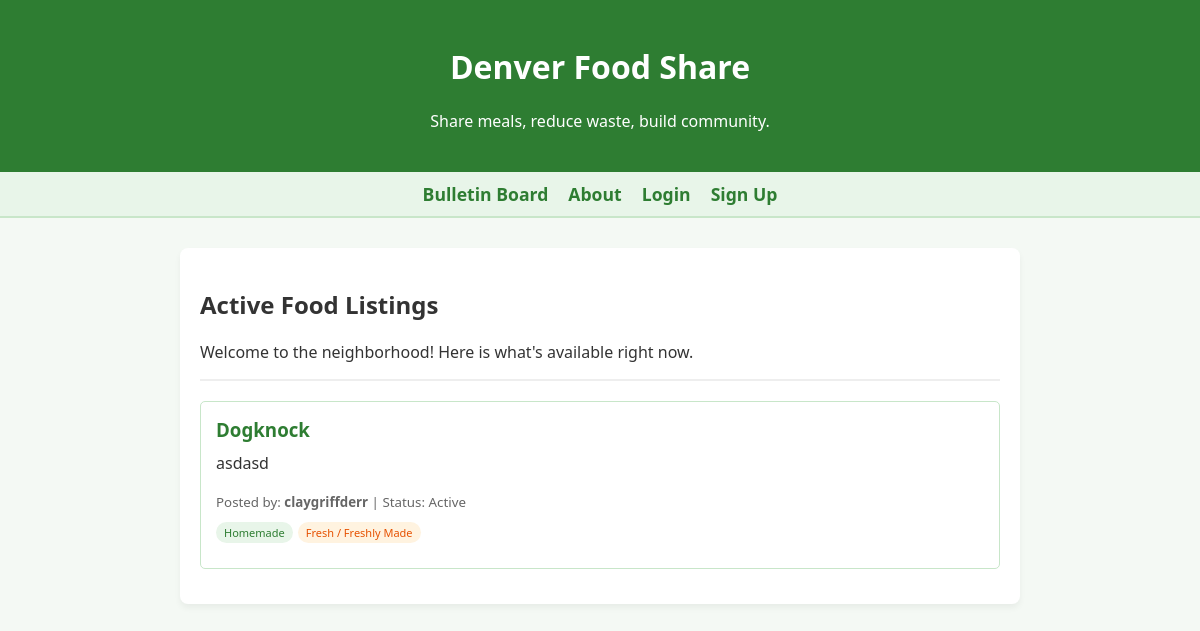
The page / on the database its author committed.
### app.py (models this page shows)
class Post(db.Model):
    __tablename__ = 'posts'
    id = db.Column(db.Integer, primary_key=True)
    title = db.Column(db.String(100), nullable=False)
    description = db.Column(db.Text, nullable=False)
    timestamp = db.Column(db.DateTime, default=lambda: datetime.now(timezone.utc))
    status = db.Column(db.String(20), default='active')
    image_url = db.Column(db.String(255), nullable=True)
    uploader_id = db.Column(db.Integer, db.ForeignKey('users.id'), nullable=False)
    is_vegetarian = db.Column(db.Boolean, default=False)
    is_vegan = db.Column(db.Boolean, default=False)
    prep_type = db.Column(db.String(30), default='homemade') # homemade, store_bought, groceries
    is_frozen = db.Column(db.Boolean, default=False)
    uploader = db.relationship('User', backref='posts')

class User(db.Model, UserMixin):
    __tablename__ = 'users'
    id = db.Column(db.Integer, primary_key=True)
    username = db.Column(db.String(50), nullable=False, unique=True)
    email_encrypted = db.Column(db.String(255), nullable=False, unique=True)
    password_hash = db.Column(db.String(255), nullable=False)
    latitude = db.Column(db.Float, nullable=True)
    longitude = db.Column(db.Float, nullable=True)

### app.py (the view, shortened to what this page needs)
@app.route('/')
def home():
    all_active_posts = Post.query.filter_by(status='active').order_by(Post.timestamp.desc()).all()
    if not current_user.is_authenticated or not current_user.latitude:
        for post in all_active_posts:
            post.distance = None # Default value so the HTML doesn't crash
        return render_template('index.html', posts=all_active_posts)

### templates/index.html (shortened to what this page needs)
{% extends 'base.html' %}
{% block content %}
    <h2>Active Food Listings</h2>
    <p>Welcome to the neighborhood! Here is what's available right now.</p>
    <hr style="border: 1px solid #eee; margin-bottom: 20px;">
    {% if posts %}
        {% for post in posts %}
        <div style="border: 1px solid #c8e6c9; padding: 15px; border-radius: 5px; margin-bottom: 15px;">
            <h3 style="margin-top: 0; color: #2e7d32; margin-bottom: 10px;">{{ post.title }}</h3>
            <p style="margin-top: 0;">{{ post.description }}</p>
            <small style="color: #666;">
                Posted by: <strong>{{ post.uploader.username }}</strong> |
                Status: {{ post.status.capitalize() }}
            </small>
            <div style="margin: 10px 0; display: flex; gap: 5px; flex-wrap: wrap;">
                {% if post.prep_type == 'homemade' %}
                    <span style="background: #e8f5e9; color: #2e7d32; font-size: 11px; padding: 3px 8px; border-radius: 12px;">Homemade</span>
                {% elif post.prep_type == 'store_bought' %}
                    <span style="background: #e3f2fd; color: #1565c0; font-size: 11px; padding: 3px 8px; border-radius: 12px;">Store-Prepared</span>
                {% elif post.prep_type == 'groceries' %}
                    <span style="background: #f3e5f5; color: #6a1b9a; font-size: 11px; padding: 3px 8px; border-radius: 12px;">Groceries</span>
                {% endif %}
                {% if post.is_frozen %}
                    <span style="background: #e0f7fa; color: #006064; font-size: 11px; padding: 3px 8px; border-radius: 12px;">❄️ Frozen</span>
                {% else %}
                    <span style="background: #fff3e0; color: #e65100; font-size: 11px; padding: 3px 8px; border-radius: 12px;">Fresh / Freshly Made</span>
                {% endif %}
            </div>
        </div>
        {% endfor %}
    {% else %}
        <p style="color: #666; font-style: italic;">No active meals right now. Be the first to share!</p>
    {% endif %}
{% endblock %}

### templates/base.html (style rules this page uses)
body { font-family: 'Segoe UI', Tahoma, Geneva, Verdana, sans-serif; margin: 0; padding: 0; background-color: #f4f9f4; color: #333; }

### rows shown on the page
Post: title "Dogknock", description "asdasd", uploader.username "claygriffderr", status "Active", prep_type "Homemade", is_frozen "Fresh / Freshly Made"
